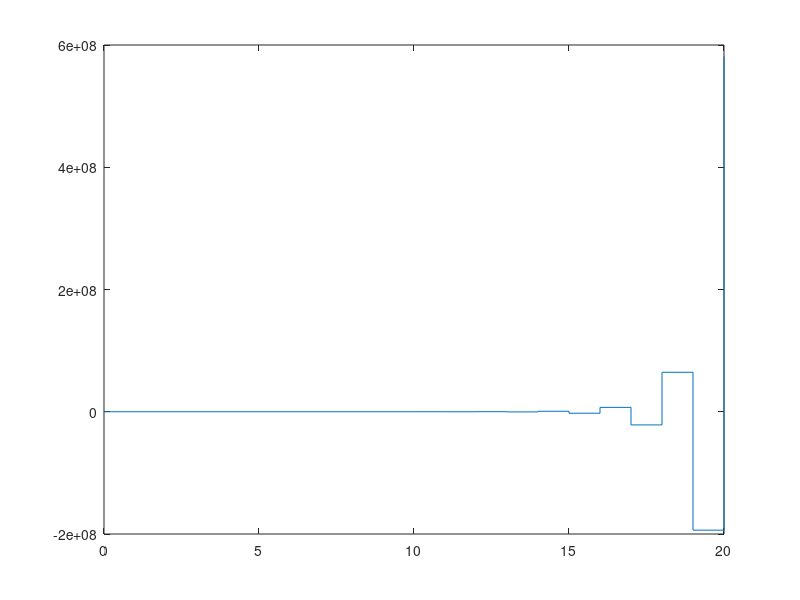

Recreate this plot in MATLAB.

clear all
a = [0 1;-3 -4];
b = [0;1];
c= [1 0];
d=0;

for k=1:20,
     y(k)=c*a^(k-1)*b;
end

y = [0 y];
k=0:20;
stairs(k,y)